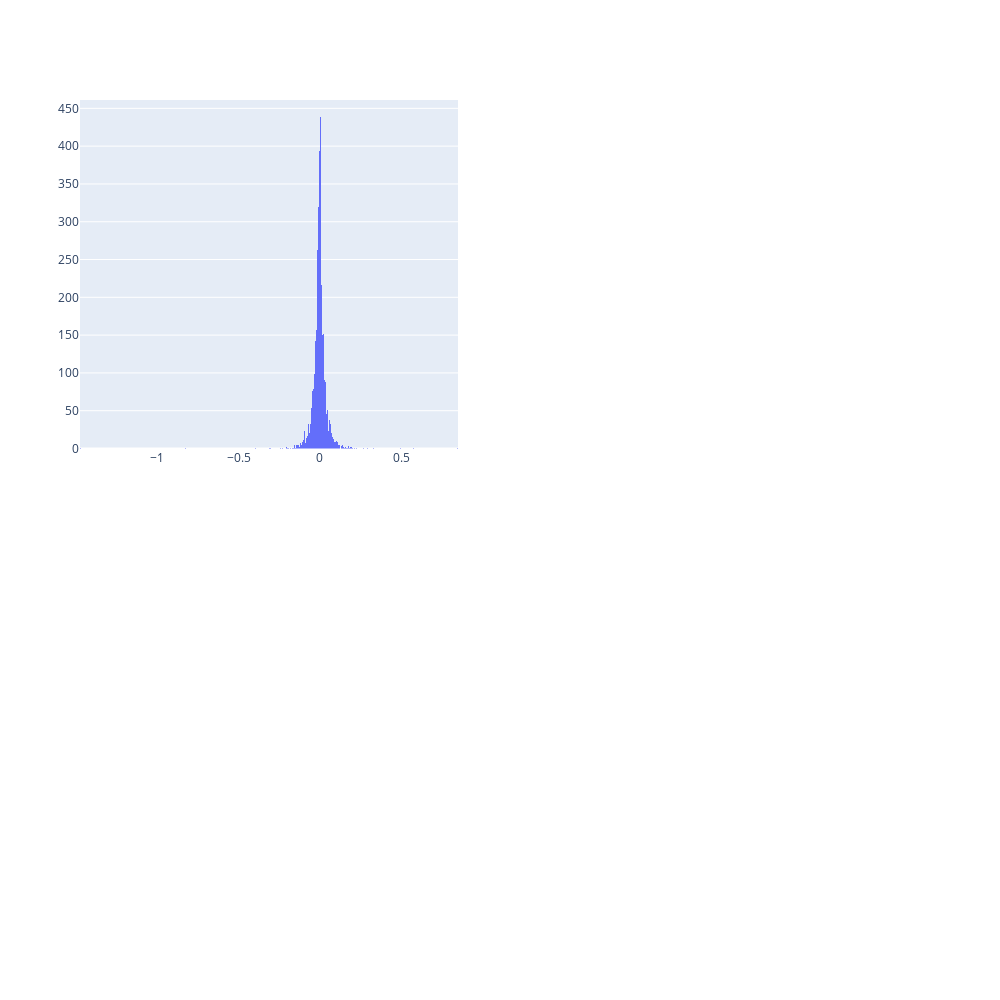

Notebook code for this chart:
### Code cell
from plotly.subplots import make_subplots
import plotly.graph_objects as go

# Crea una figura con el tamaño deseado
fig = make_subplots(rows=2, cols=2)

# Añade tu traza al subplot deseado
trace0 = go.Histogram(x=btc_log_returns, name='BTC')
fig.append_trace(trace0, 1, 1)

# Ajusta el tamaño de la figura utilizando el argumento layout
fig.update_layout( autosize = False, width=1000, height=1000)

# Muestra la figura
fig.show()

### Figure 1 — Plotly figure (JSON) as saved in the notebook; plotly's stock layout.template omitted (floating-point values rounded to 4 significant figures; data arrays with more than 128 entries replaced by an {"elided": "..."} marker saying what was removed)
{"data": [{"name": "BTC", "type": "histogram", "x": {"elided": "3999 float values"}, "xaxis": "x", "yaxis": "y"}], "layout": {"autosize": false, "height": 1000, "width": 1000, "xaxis": {"anchor": "y", "domain": [0, 0.45]}, "xaxis2": {"anchor": "y2", "domain": [0.55, 1]}, "xaxis3": {"anchor": "y3", "domain": [0, 0.45]}, "xaxis4": {"anchor": "y4", "domain": [0.55, 1]}, "yaxis": {"anchor": "x", "domain": [0.575, 1]}, "yaxis2": {"anchor": "x2", "domain": [0.575, 1]}, "yaxis3": {"anchor": "x3", "domain": [0, 0.425]}, "yaxis4": {"anchor": "x4", "domain": [0, 0.425]}}}
